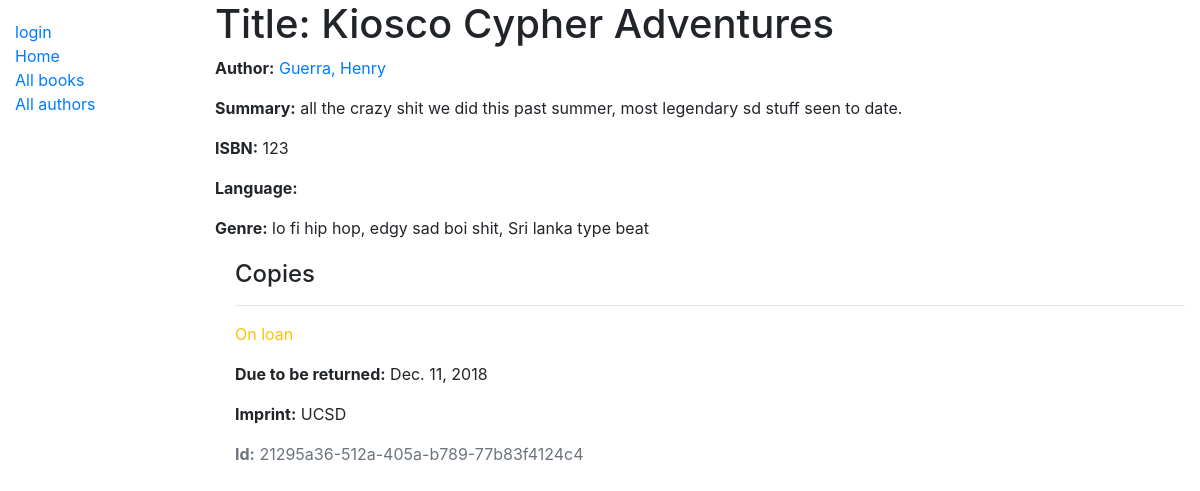
The app's page /catalog/book/1/ with its own data.
### catalog/models.py (models this page shows, shortened)
class Book(models.Model):
    title = models.CharField(max_length=200)
    author = models.ForeignKey('Author', on_delete=models.SET_NULL, null=True)
    summary = models.TextField(max_length=1000, help_text='enter author summary')
    isbn = models.CharField('ISBN', max_length=13)
    genre = models.ManyToManyField(Genre, help_text='select genre for this book')

class Author(models.Model):
    firstName = models.CharField(max_length = 100)
    lastName = models.CharField(max_length = 100)
    dateOfBirth = models.DateField(null = True, blank = True)
    dateOfDeath = models.DateField('Died', null = True, blank = True)
    class Meta:
        ordering = ['lastName', 'firstName']
    def __str__(self):
        return f'{self.lastName}, {self.firstName}'

class Genre(models.Model):
    name = models.CharField(max_length=200, help_text="name of genre")
    def __str__(self):
        return self.name

class BookInstance(models.Model):
    id = models.UUIDField(primary_key = True, default = uuid.uuid4)
    book = models.ForeignKey('Book', on_delete = models.SET_NULL, null=True)
    imprint = models.CharField(max_length = 200)
    due_back = models.DateField(null = True, blank = True)
    borrower = models.ForeignKey(User, on_delete=models.SET_NULL, null=True, blank=True)
    LOAN_STATUS = (
        ('m', 'Maintenance'),
        ('o', 'On loan'),
        ('a', 'Available'),
        ('r', 'Reserved')
    )
    status = models.CharField(
        max_length = 1,
        choices = LOAN_STATUS,
        blank = True,
        default = 'm',
        help_text = 'Book availability',
    )
    class Meta:
        ordering = ['due_back']
        permissions = (("can_mark_returned", "Set book as returned"),)

### catalog/views.py (the view)
# urls.py: path('book/<int:pk>/', views.BookDetailView.as_view(), name='book-detail'),
class BookDetailView(generic.DetailView):
    model = Book

### catalog/templates/catalog/book_detail.html
{% extends "base_generic.html" %}
{% block content %}
    <h1>Title: {{ book.title }} </h1>
    <p><strong>Author:</strong> <a href="">{{ book.author }}</a></p>
    <p><strong>Summary:</strong> {{ book.summary }}</p>
    <p><strong>ISBN:</strong> {{ book.isbn }}</p>
    <p><strong>Language:</strong> {{ book.language }}</p>
    <p><strong>Genre:</strong> {% for genre in book.genre.all %} {{ genre }}{% if not forloop.last %}, {% endif %}{% endfor %}</p>
    <div style="margin-left: 20px; margin-top:20px;">
        <h4>Copies</h4>
        {% for copy in book.bookinstance_set.all %}
            <hr>
            <p class="{% if copy.status == 'a' %}text-success{% elif copy.status == 'm' %}text-danger{% else %}text-warning{% endif %}">
                {{ copy.get_status_display }}
            </p>
            {% if copy.status != 'a' %}
                <p><strong>Due to be returned:</strong> {{copy.due_back}}</p>
            {% endif %}
            <p><strong>Imprint:</strong> {{copy.imprint}}</p>
            <p class="text-muted"><strong>Id:</strong> {{copy.id}}</p>
        {% endfor %}
    </div>
{% endblock content %}

### records on screen
Book: title "Kiosco Cypher Adventures", author "Guerra, Henry", summary "all the crazy shit we did this past summer, most legendary sd stuff seen to date.", isbn "123"
Genre: name "lo fi hip hop"
Genre: name "edgy sad boi shit"
Genre: name "Sri lanka type beat"
BookInstance: status "On loan", due_back "Dec. 11, 2018", imprint "UCSD", id "21295a36-512a-405a-b789-77b83f4124c4"
